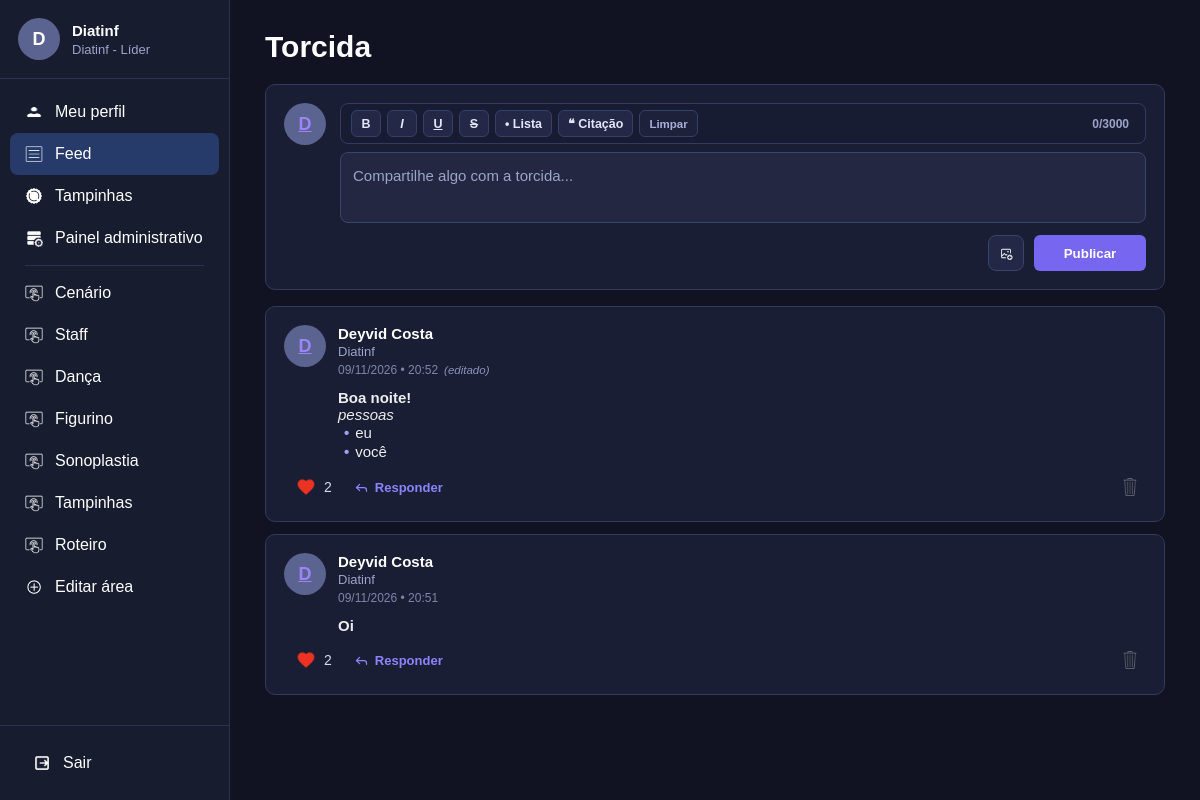
/feed/ (signed in), run on an earlier commit of the app's database.
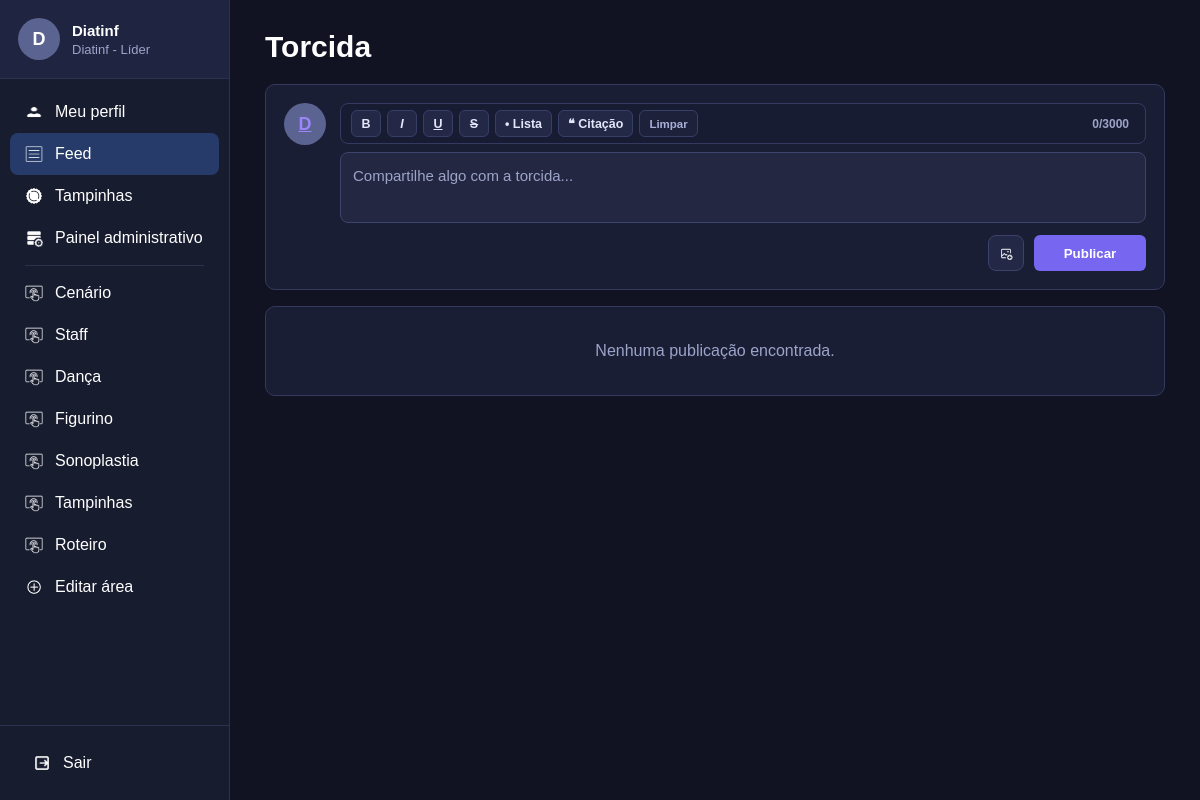
And on a later commit of the database.
### usuarios/models.py (models this page shows, shortened)
class Usuario(models.Model):
    nome=models.CharField(max_length=100, blank=True, default="")
    matricula=models.CharField(max_length=20, unique=True)
    senha=models.CharField(max_length=255)
    diretoria=models.CharField(max_length=50)
    areas=models.TextField()
    aprovado=models.BooleanField(default=True)
    sub_lider=models.BooleanField(default=False)
    sublider_de=models.CharField(max_length=50, null=True, blank=True)
    doacao_tampinhas=models.FloatField(default=0)
    foto=models.ImageField(upload_to="perfis/", null=True, blank=True)
    banner=models.ImageField(upload_to="banners/", null=True, blank=True)
    bio=models.TextField(blank=True, default="")
    curso=models.CharField(max_length=150, blank=True, default="")
    session_version=models.PositiveIntegerField(default=1)
    def nome_exibicao(self):
        if self.nome and self.nome.strip():
            return self.nome.strip()
        return self.matricula
    def inicial_perfil(self):
        base = (self.nome_exibicao() or "U").strip()
        return base[0].upper() if base else "U"
    def eh_administrador(self):
        from .suap import MATRICULAS_ADM_FIXAS
        mat = (self.matricula or "").strip().lower()
        diret = (self.diretoria or "").strip().lower()
        return mat in MATRICULAS_ADM_FIXAS or diret in ["líder", "lider", "líder geral", "lider geral"]
    def tem_acesso_painel(self):
        return self.eh_administrador() or self.sub_lider
    def get_areas_sidebar(self):
        if self.eh_administrador():
            return ["Cenário", "Staff", "Dança", "Figurino", "Sonoplastia", "Tampinhas", "Roteiro"]
        return self.get_areas_ordenadas()

class Publicacao(models.Model):
    usuario=models.ForeignKey(Usuario, on_delete=models.CASCADE, related_name="publicacoes")
    texto=models.TextField(blank=True, default="")
    imagem=models.ImageField(upload_to="feed/", null=True, blank=True)
    resposta_a=models.ForeignKey(
        "self",
        on_delete=models.SET_NULL,
        null=True,
        blank=True,
        related_name="respostas",
    )
    data=models.DateTimeField(auto_now_add=True)
    editado=models.BooleanField(default=False)
    def total_curtidas(self):
        return self.curtidas.count()

### usuarios/views.py (the view)
# urls.py: path("feed/", views.feed, name="feed"),
def feed(request):
    usuario = usuario_logado(request)
    if usuario is None:
        return redirect("login")
    if usuario.diretoria in DIRETORIAS:
        publicacoes = list(
            Publicacao.objects.filter(usuario__diretoria__iexact=usuario.diretoria)
            .select_related("usuario", "resposta_a", "resposta_a__usuario")
            .prefetch_related("curtidas")
            .order_by("-data")
        )
    else:
        publicacoes = list(
            Publicacao.objects.select_related("usuario", "resposta_a", "resposta_a__usuario")
            .prefetch_related("curtidas")
            .order_by("-data")
        )
    curtidas = set(Curtida.objects.filter(usuario=usuario).values_list("publicacao_id", flat=True))
    respostas_para_mim = [
        p for p in publicacoes
        if p.resposta_a_id and p.resposta_a and p.resposta_a.usuario_id == usuario.id and p.usuario_id != usuario.id
    ][:5]
    return render(request, "feed.html", {
        "usuario": usuario,
        "publicacoes": publicacoes,
        "curtidas": curtidas,
        "respostas_para_mim": respostas_para_mim,
    })

### usuarios/templates/feed.html (shortened to what this page needs)
{% load static usuarios_extras %}
<!DOCTYPE html>
<html lang="pt-br">
<head>
    <link rel="stylesheet" href="{% static 'css/base.css' %}?v=20261111">
    <link rel="stylesheet" href="{% static 'css/feed.css' %}?v=20261111">
</head>
<body>
{% include "_sidebar.html" with pagina_ativa="feed" %}
<main class="conteudo">
    <div class="container-pagina">
        <div class="titulo-pagina">
            <h1>Torcida</h1>
        </div>
        <section class="nova-publicacao" id="box-nova-publicacao-feed">
            <form action="{% url 'publicar' %}" method="POST" enctype="multipart/form-data" id="form-publicar-feed">
                <div class="topo-publicacao">
                    <a href="{% url 'meu_perfil' %}" class="avatar" title="Meu perfil">
                        {% if usuario.foto and usuario.foto.name %}
                            <img src="{{ usuario.foto.url }}" alt="{{ usuario.nome_exibicao }}" class="avatar-foto-img">
                        {% else %}
                            {{ usuario.inicial_perfil }}
                        {% endif %}
                    </a>
                    <textarea
                        name="texto"
                        id="textarea-feed"
                        maxlength="3000"
                        data-rich-editor="1"
                        placeholder="Compartilhe algo com a torcida..."></textarea>
                </div>
                <div class="acoes-publicacao">
                    <label for="input-img-feed" class="btn-icone-anexar" title="Adicionar imagem" aria-label="Adicionar imagem">
                        <img src="{% static 'imgs/icone-add-imagem.png' %}" alt="Adicionar imagem">
                    </label>
                    <button type="submit" class="btn-publicar-feed">Publicar</button>
                </div>
            </form>
        </section>
        <section class="feed">
            {% for publicacao in publicacoes %}
            <article class="card {% if publicacao.resposta_a_id and publicacao.resposta_a.usuario_id == usuario.id and publicacao.usuario_id != usuario.id %}resposta-para-mim{% endif %}" id="pub-{{ publicacao.id }}">
                <div class="cabecalho">
                    <a href="{% url 'ver_perfil' publicacao.usuario.id %}" class="avatar" title="Ver perfil de {{ publicacao.usuario.nome_exibicao }}">
                        {% if publicacao.usuario.foto and publicacao.usuario.foto.name %}
                            <img src="{{ publicacao.usuario.foto.url }}" alt="{{ publicacao.usuario.nome_exibicao }}" class="avatar-foto-img">
                        {% else %}
                            {{ publicacao.usuario.inicial_perfil }}
                        {% endif %}
                    </a>
                    <div class="info">
                        <h3>
                            <a href="{% url 'ver_perfil' publicacao.usuario.id %}" class="link-perfil-usuario">
                                {{ publicacao.usuario.nome_exibicao }}
                            </a>
                        </h3>
                        <p>{{ publicacao.usuario.diretoria }}</p>
                        <small>{{ publicacao.data|date:"d/m/Y • H:i" }}{% if publicacao.editado %}<span class="badge-editado">(editado)</span>{% endif %}</small>
                    </div>
                </div>
                <div class="corpo-card">
                    <div class="avatar-espaco"></div>
                    <div style="flex: 1; min-width: 0;">
                        {% if publicacao.texto %}
                        <div class="texto">{{ publicacao.texto|formatar_texto }}</div>
                        {% endif %}
                    </div>
                </div>
                <div class="rodape-card">
                    <div class="rodape-acoes">
                        <div class="acoes-esquerda-card">
                            <button class="curtir" data-id="{{ publicacao.id }}">
                                <img
                                    class="icone-curtir"
                                    src="{% if publicacao.id in curtidas %}{% static 'imgs/coracao-vermelho.png' %}{% else %}{% static 'imgs/coracao-cinza.png' %}{% endif %}"
                                    alt="Curtir">
                                <span>{{ publicacao.total_curtidas }}</span>
                            </button>
                            <button
                                type="button"
                                class="btn-responder-feed"
                                data-id="{{ publicacao.id }}"
                                data-autor="{{ publicacao.usuario.nome_exibicao }}"
                                data-inicial="{{ publicacao.usuario.inicial_perfil }}"
                                data-foto="{% if publicacao.usuario.foto and publicacao.usuario.foto.name %}{{ publicacao.usuario.foto.url }}{% endif %}"
                                data-texto="{% if publicacao.texto %}{{ publicacao.texto|truncatechars:140 }}{% else %}[Imagem anexada]{% endif %}">
                                <svg class="icone-responder-svg" viewBox="0 0 24 24" width="15" height="15" fill="none" stroke="currentColor" stroke-width="2" stroke-linecap="round" stroke-linejoin="round">
                                    <polyline points="9 17 4 12 9 7"></polyline>
                                    <path d="M20 18v-2a4 4 0 0 0-4-4H4"></path>
                                </svg>
                                <span>Responder</span>
                            </button>
                        </div>
                        <div class="acoes-direita-card">
                            {% if publicacao.usuario.id == usuario.id or usuario.eh_administrador %}
                            <form action="{% url 'excluir_publicacao' publicacao.id %}" method="POST" class="form-excluir">
                                <button type="submit" class="excluir" title="Excluir publicação">
                                    <img src="{% static 'imgs/lixeira.png' %}" alt="Excluir">
                                </button>
                            </form>
                            {% endif %}
                        </div>
                    </div>
                </div>
            </article>
            {% empty %}
            <div class="sem-publicacoes">
                Nenhuma publicação encontrada.
            </div>
            {% endfor %}
        </section>
    </div>
</main>
</body>
</html>

### usuarios/templates/_sidebar.html (shortened to what this page needs)
{% load static %}
<aside class="sidebar" id="sidebar-principal">
    <div class="sidebar-topo-scroll">
        <a href="{% url 'meu_perfil' %}" class="usuario {% if pagina_ativa == 'perfil' %}usuario-ativo{% endif %}" title="Acessar meu perfil">
            <div class="avatar">
                {% if usuario.foto and usuario.foto.name %}
                    <img src="{{ usuario.foto.url }}" alt="{{ usuario.nome_exibicao }}" class="avatar-foto-img">
                {% else %}
                    {{ usuario.inicial_perfil }}
                {% endif %}
            </div>
            <div class="dados-usuario">
                <h3>{{ usuario.nome_exibicao }}</h3>
                <p>{{ usuario.diretoria }} - {% if usuario.eh_administrador %}Líder{% elif usuario.sub_lider %}Sub-Líder{% else %}Membro{% endif %}</p>
            </div>
        </a>
        <nav class="menu">
            <a href="{% url 'meu_perfil' %}" class="{% if pagina_ativa == 'perfil' %}ativo{% endif %}">
                <img src="{% static 'imgs/icone-usuario.png' %}" alt="Perfil">
                <span>Meu perfil</span>
            </a>
            <a href="{% url 'feed' %}" class="{% if pagina_ativa == 'feed' %}ativo{% endif %}">
                <img src="{% static 'imgs/icone-feed.png' %}" alt="Feed">
                <span>Feed</span>
            </a>
            <a href="{% url 'tampinhas' %}" class="{% if pagina_ativa == 'tampinhas' %}ativo{% endif %}">
                <img src="{% static 'imgs/icone-tampinhas.png' %}" alt="Tampinhas">
                <span>Tampinhas</span>
            </a>
            {% if usuario.tem_acesso_painel %}
                <a href="{% url 'painel_administrativo' %}" class="{% if pagina_ativa == 'painel' %}ativo{% endif %}">
                    <img src="{% static 'imgs/icone-painel.png' %}" alt="Painel">
                    <span class="texto-painel">Painel administrativo</span>
                </a>
            {% endif %}
            <div class="menu-separador"></div>
            {% for area in usuario.get_areas_sidebar %}
                <a href="{% url 'chat_area' area %}" class="{% if area_ativa == area %}ativo{% endif %}">
                    <img src="{% static 'imgs/icone-area.png' %}" alt=""><span>{{ area }}</span>
                </a>
            {% endfor %}
            <a href="{% url 'nova_area' %}" class="{% if pagina_ativa == 'nova_area' %}ativo{% endif %}">
                <img src="{% static 'imgs/icone-editar-area.png' %}" alt="Editar área">
                <span>Editar área</span>
            </a>
        </nav>
    </div>
    <div class="rodape-sidebar">
        <a href="{% url 'sair' %}" id="link-sair-sidebar" onclick="return confirm('Deseja realmente sair da sua conta?');">
            <img src="{% static 'imgs/icone-sair.png' %}" alt="Sair">
            <span>Sair</span>
        </a>
    </div>
</aside>

What changed in the data, as far as the page shows it:
removed Publicacao: usuario.inicial_perfil "D", usuario.nome_exibicao "Deyvid Costa", usuario.diretoria "Diatinf", data "09/11/2026 • 20:52", editado "(editado)", texto "Boa noite! pessoas • eu • você", total_curtidas "2"
removed Publicacao: usuario.inicial_perfil "D", usuario.nome_exibicao "Deyvid Costa", usuario.diretoria "Diatinf", data "09/11/2026 • 20:51", texto "Oi", total_curtidas "2"
Also different on the page:
text now shown: "Nenhuma publicação encontrada."
